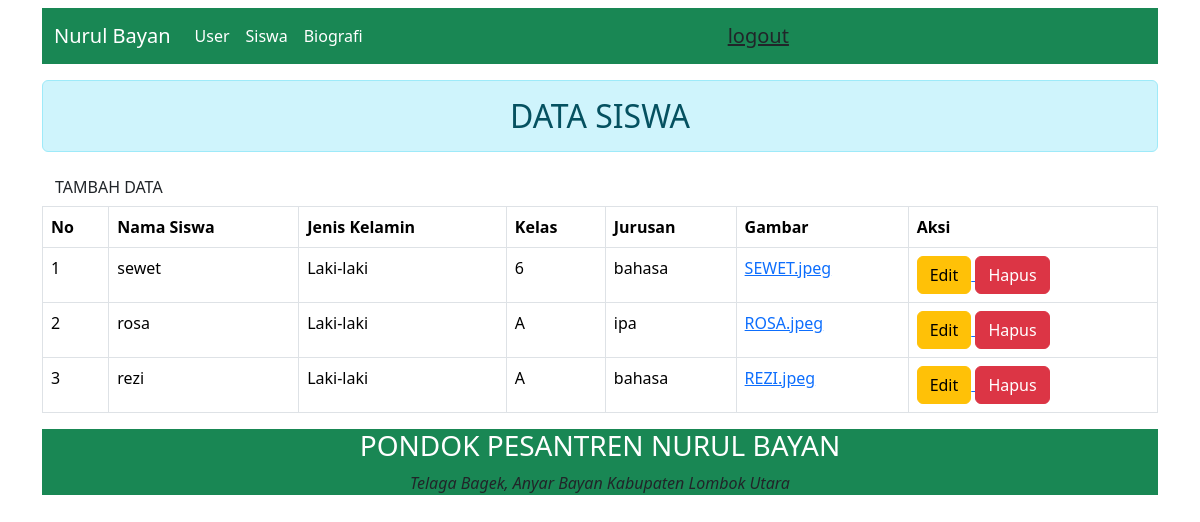
The app's page /data.php with its own data.
### tables this page shows
CREATE TABLE `siswa` (
  `id` int(11) NOT NULL,
  `nama_siswa` varchar(50) NOT NULL,
  `jenis_kelamin` varchar(50) NOT NULL,
  `kelas` varchar(50) NOT NULL,
  `jurusan` varchar(50) NOT NULL,
  `gambar` text NOT NULL
);

### data.php (the view, shortened to what this page needs)
<!DOCTYPE html>
<html lang="en">
<head>
    <link rel="stylesheet" href="bootstrap/css/bootstrap.min.css">
</head>
<body>
    <div class="container mt-2">
        <?php
        include 'navbar.php';
        ?>
        <h2 style="text-align: center;" class="alert alert-info mt-3 "> DATA SISWA</h2>
        <a href="tambah.php" class="btn"> TAMBAH DATA</a>
        <table class="table table-bordered ">
            <thead class="rgba(0,0,0,.7">
                <tr>
                    <th>No</th>
                    <th>Nama Siswa</th>
                    <th>Jenis Kelamin</th>
                    <th>Kelas</th>
                    <th>Jurusan</th>
                    <th>Gambar</th>
                    <th>Aksi</th>
                </tr>
            </thead>
            <tbody class="rgba(0,0,0,.7">
                <?php
                require 'setting.php';
                $query = "SELECT * FROM siswa";
                $sql = mysqli_query($koneksi, $query);
                $no = 1;
                while ($data = mysqli_fetch_object($sql)) {
                ?>
                <tr>
                    <td> <?= $no++ ?> </td>
                    <td> <?php echo $data->nama_siswa; ?> </td>
                    <td> <?php echo $data->jenis_kelamin; ?> </td>
                    <td> <?php echo $data->kelas; ?> </td>
                    <td> <?php echo $data->jurusan; ?> </td>
                    <td> <a href="gambar/<?= $data->gambar; ?>"><?= $data->gambar; ?></a></td>
                    <td>
                        <a href="edit.php?id=<?php echo $data->id; ?>">
                            <input type="submit" value="Edit" class="btn btn-warning">
                        </a>
                        <a href="hapus.php?id=<?= $data->id; ?>">
                            <input type="submit" value="Hapus" class="btn btn-danger"
                                onclick="return confirm('Yakin Hapus Data?')">
                        </a>
                    </td>
                </tr>
                <?php
                }
                ?>
            </tbody>
        </table>
        <?php
        include 'footer.php';
        ?>
    </div>
</body>
</html>

### navbar.php (shortened to what this page needs)
<link rel="stylesheet" href="bootstrap\bootstrap/css/bootstrap.min.css" />
<nav class="navbar navbar-expand-lg navbar-dark bg-success">
    <div class="container-fluid">
        <a class="navbar-brand" href="index.php">Nurul Bayan</a>
        <div class="collapse navbar-collapse" id="navbarSupportedContent">
            <ul class="navbar-nav me-auto mb-2 mb-lg-0">
                <li class="nav-item">
                    <a class="nav-link active" aria-current="page" href="login.php">User</a>
                </li>
                <li class="nav-item">
                    <a class="nav-link active" aria-current="page" href="login.php">Siswa</a>
                </li>
                <li class="nav-item">
                    <a class="nav-link active" aria-current="page" href="biografi.php">Biografi</a>
                </li>
            </ul>
            <ul class="navbar-nav me-auto mb-2 mb-lg-0 align-align-items-lg-end">
                <li class="nav-item">
                    <a class="col-form-label-lg card-body" href="login.php">logout</a>
                </li>
            </ul>
        </div>
    </div>
</nav>

### footer.php
<footer>
    <div class="text-center bg-success row-3">
        <h3 style="color:white ;">PONDOK PESANTREN NURUL BAYAN</h3>
        <center>
            <i>Telaga Bagek, Anyar Bayan Kabupaten Lombok Utara</i><br />
    </div>
</footer>

### records on screen
siswa: nama_siswa "sewet", jenis_kelamin "Laki-laki", kelas "6", jurusan "bahasa", gambar "SEWET.jpeg"
siswa: nama_siswa "rosa", jenis_kelamin "Laki-laki", kelas "A", jurusan "ipa", gambar "ROSA.jpeg"
siswa: nama_siswa "rezi", jenis_kelamin "Laki-laki", kelas "A", jurusan "bahasa", gambar "REZI.jpeg"
